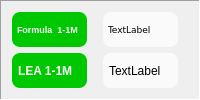
          <widget class="QFrame" name="frame_21">
           <property name="frameShape">
            <enum>QFrame::Panel</enum>
           </property>
           <property name="frameShadow">
            <enum>QFrame::Sunken</enum>
           </property>
           <layout class="QGridLayout" name="gridLayout_10">
            <item row="2" column="0">
             <widget class="QLabel" name="tLEA1M_label_2">
              <property name="font">
               <font>
                <weight>75</weight>
                <bold>true</bold>
               </font>
              </property>
              <property name="styleSheet">
               <string notr="true">QLabel {background-color: #00c800;
color: #fafafa;
border: 0px solid grey;
border-radius: 8px;
padding: 3px;
margin-right: 10px}</string>
              </property>
              <property name="text">
               <string>LEA 1-1M</string>
              </property>
             </widget>
            </item>
            <item row="2" column="1">
             <widget class="QLabel" name="LEA1M_label_2">
              <property name="styleSheet">
               <string notr="true">QLabel {background-color: #fafafa}
QLabel {color: #000000}
QLabel {border: 0px solid grey}
QLabel {border-radius: 8px}
QLabel {padding: 3px}
QLabel {margin-right: 10px}</string>
              </property>
              <property name="text">
               <string>TextLabel</string>
              </property>
             </widget>
            </item>
            <item row="1" column="1">
             <widget class="QLabel" name="Formula1M_Label_2">
              <property name="font">
               <font>
                <family>Verdana</family>
                <pointsize>7</pointsize>
               </font>
              </property>
              <property name="styleSheet">
               <string notr="true">QLabel {background-color: #fafafa}
QLabel {color: #000000}
QLabel {border: 0px solid grey}
QLabel {border-radius: 8px}
QLabel {padding: 3px}
QLabel {margin-right: 10px}</string>
              </property>
              <property name="text">
               <string>TextLabel</string>
              </property>
             </widget>
            </item>
            <item row="1" column="0">
             <widget class="QLabel" name="tFomula1M_Label_2">
              <property name="font">
               <font>
                <pointsize>7</pointsize>
                <weight>75</weight>
                <bold>true</bold>
               </font>
              </property>
              <property name="styleSheet">
               <string notr="true">QLabel {background-color: #00c800;
color: #fafafa;
border: 0px solid grey;
border-radius: 8px;
padding: 3px;
margin-right: 10px}</string>
              </property>
              <property name="text">
               <string>Formula  1-1M</string>
              </property>
             </widget>
            </item>
           </layout>
          </widget>
